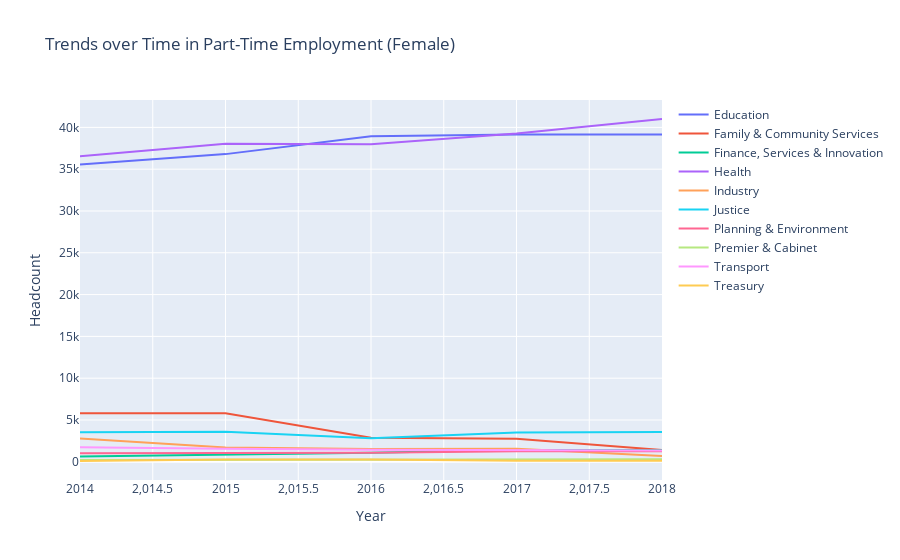
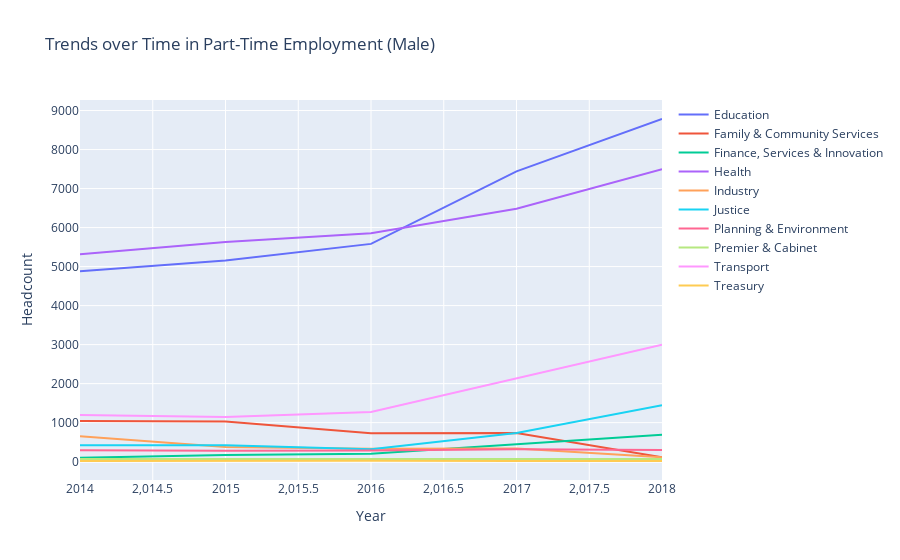

The notebook cell these images were saved under, in order:
### Code cell
import plotly.graph_objects as go

# Filter the dataset for part-time jobs only
df_part_time = df[df['PT/FT'] == 'Part-Time']

# Group the data by Gender and Cluster, and calculate the sum of headcounts for each Year
grouped = df_part_time.groupby(['Gender', 'Cluster', 'Year']).sum().reset_index()

# Create separate plots for Female and Male
fig_female = go.Figure()

for cluster in grouped[grouped['Gender'] == 'Female']['Cluster'].unique():
    df_cluster = grouped[(grouped['Gender'] == 'Female') & (grouped['Cluster'] == cluster)]
    fig_female.add_trace(go.Scatter(x=df_cluster['Year'], y=df_cluster['Headcount'], mode='lines', name=cluster))

fig_female.update_layout(title='Trends over Time in Part-Time Employment (Female)', xaxis_title='Year', yaxis_title='Headcount')

fig_male = go.Figure()

for cluster in grouped[grouped['Gender'] == 'Male']['Cluster'].unique():
    df_cluster = grouped[(grouped['Gender'] == 'Male') & (grouped['Cluster'] == cluster)]
    fig_male.add_trace(go.Scatter(x=df_cluster['Year'], y=df_cluster['Headcount'], mode='lines', name=cluster))

fig_male.update_layout(title='Trends over Time in Part-Time Employment (Male)', xaxis_title='Year', yaxis_title='Headcount')

fig_female.show()
fig_male.show()

### Figure 1 — Plotly figure (JSON) as saved in the notebook; plotly's stock layout.template omitted (floating-point values rounded to 4 significant figures)
{"data": [{"mode": "lines", "name": "Education", "type": "scatter", "x": [2014, 2015, 2016, 2017, 2018], "y": [35549, 36801, 38938, 39141, 39156]}, {"mode": "lines", "name": "Family & Community Services", "type": "scatter", "x": [2014, 2015, 2016, 2017, 2018], "y": [5819, 5800, 2866, 2754, 1399]}, {"mode": "lines", "name": "Finance, Services & Innovation", "type": "scatter", "x": [2014, 2015, 2016, 2017, 2018], "y": [639, 872, 1078, 1404, 1368]}, {"mode": "lines", "name": "Health", "type": "scatter", "x": [2014, 2015, 2016, 2017, 2018], "y": [36559, 38055, 37992, 39259, 41002]}, {"mode": "lines", "name": "Industry", "type": "scatter", "x": [2014, 2015, 2016, 2017, 2018], "y": [2788, 1697, 1521, 1567, 699]}, {"mode": "lines", "name": "Justice", "type": "scatter", "x": [2014, 2015, 2016, 2017, 2018], "y": [3529, 3590, 2811, 3505, 3574]}, {"mode": "lines", "name": "Planning & Environment", "type": "scatter", "x": [2014, 2015, 2016, 2017, 2018], "y": [1032, 1075, 1081, 1256, 1251]}, {"mode": "lines", "name": "Premier & Cabinet", "type": "scatter", "x": [2014, 2015, 2016, 2017, 2018], "y": [219, 230, 280, 288, 292]}, {"mode": "lines", "name": "Transport", "type": "scatter", "x": [2014, 2015, 2016, 2017, 2018], "y": [1754, 1548, 1436, 1430, 1345]}, {"mode": "lines", "name": "Treasury", "type": "scatter", "x": [2014, 2015, 2016, 2017, 2018], "y": [95, 275, 261, 117, 130]}], "layout": {"title": {"text": "Trends over Time in Part-Time Employment (Female)"}, "xaxis": {"title": {"text": "Year"}}, "yaxis": {"title": {"text": "Headcount"}}}}

### Figure 2 — Plotly figure (JSON) as saved in the notebook; plotly's stock layout.template omitted (floating-point values rounded to 4 significant figures)
{"data": [{"mode": "lines", "name": "Education", "type": "scatter", "x": [2014, 2015, 2016, 2017, 2018], "y": [4883, 5159, 5582, 7441, 8783]}, {"mode": "lines", "name": "Family & Community Services", "type": "scatter", "x": [2014, 2015, 2016, 2017, 2018], "y": [1045, 1028, 728, 732, 113]}, {"mode": "lines", "name": "Finance, Services & Innovation", "type": "scatter", "x": [2014, 2015, 2016, 2017, 2018], "y": [101, 172, 206, 442, 690]}, {"mode": "lines", "name": "Health", "type": "scatter", "x": [2014, 2015, 2016, 2017, 2018], "y": [5318, 5632, 5854, 6484, 7498]}, {"mode": "lines", "name": "Industry", "type": "scatter", "x": [2014, 2015, 2016, 2017, 2018], "y": [654, 376, 331, 337, 114]}, {"mode": "lines", "name": "Justice", "type": "scatter", "x": [2014, 2015, 2016, 2017, 2018], "y": [418, 418, 316, 735, 1447]}, {"mode": "lines", "name": "Planning & Environment", "type": "scatter", "x": [2014, 2015, 2016, 2017, 2018], "y": [294, 279, 284, 320, 302]}, {"mode": "lines", "name": "Premier & Cabinet", "type": "scatter", "x": [2014, 2015, 2016, 2017, 2018], "y": [67, 67, 80, 69, 71]}, {"mode": "lines", "name": "Transport", "type": "scatter", "x": [2014, 2015, 2016, 2017, 2018], "y": [1198, 1145, 1275, 2129, 2998]}, {"mode": "lines", "name": "Treasury", "type": "scatter", "x": [2014, 2015, 2016, 2017, 2018], "y": [17, 26, 22, 17, 18]}], "layout": {"title": {"text": "Trends over Time in Part-Time Employment (Male)"}, "xaxis": {"title": {"text": "Year"}}, "yaxis": {"title": {"text": "Headcount"}}}}
